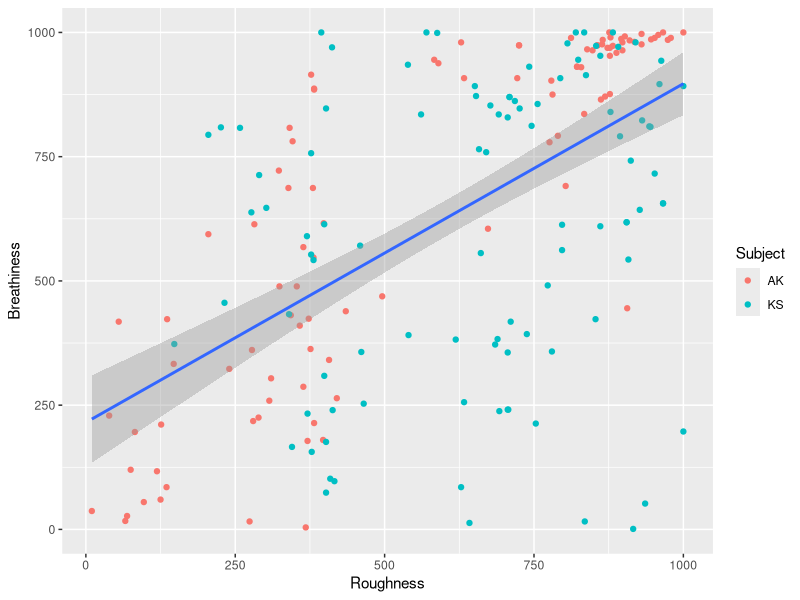
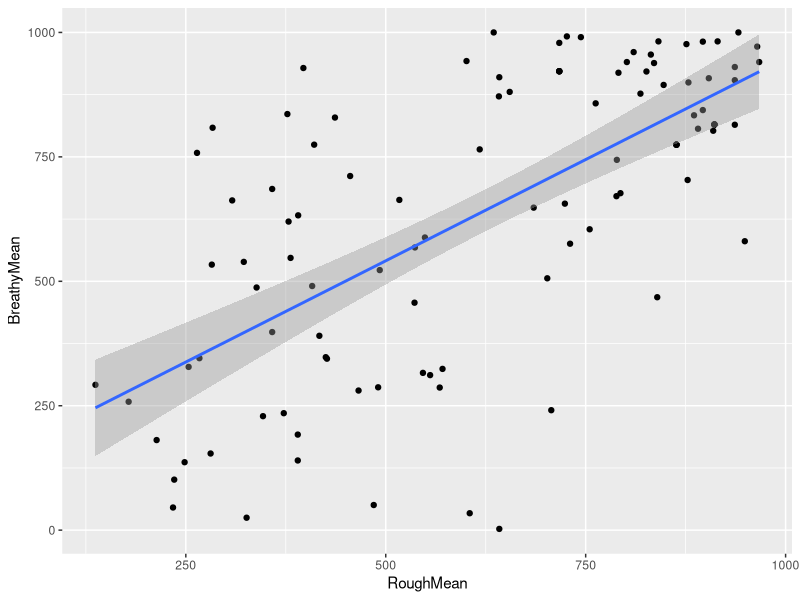
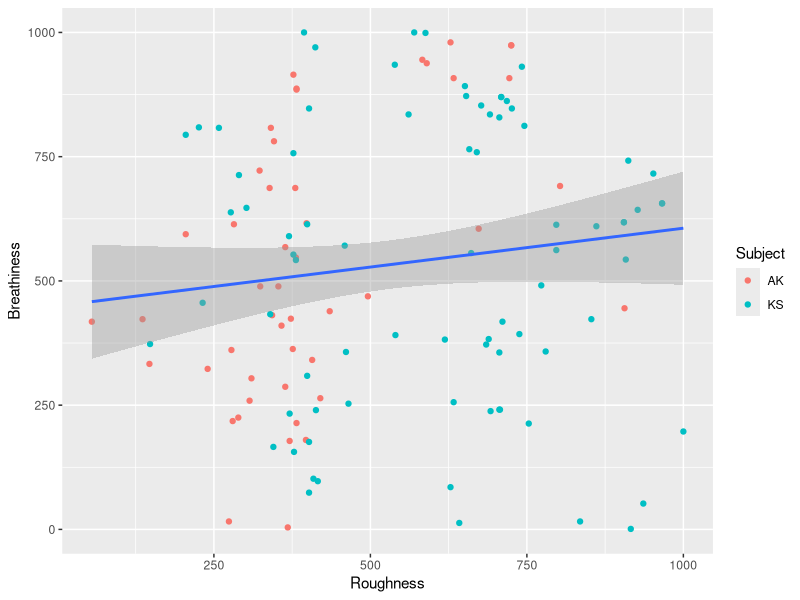

These figures' R source, in order: (Note: this script raises an error after producing the figures.)
## ---- chunk 1
merged <- read.csv("merged.csv")
#scatter plot
library(ggplot2)
ggplot(data = merged, aes(x = Roughness, y = Breathiness)) + 
  geom_point(aes(color = Subject)) +
  geom_smooth(method = "lm")
## ---- chunk 2
library(dplyr)
#plotting and fitting regression line
av_AVQI_B <- read.csv("av_AVQI_B.csv")
av_AVQI_R <- read.csv("av_AVQI_R.csv")
av_AVQI_BR <-left_join(av_AVQI_B,av_AVQI_R, by = "dummy")
ggplot(data = av_AVQI_BR, aes(x = RoughMean, y = BreathyMean)) + 
  geom_point() +
  geom_smooth(method = "lm")
## ---- chunk 3
#excluding the upper-right-most and lower-left-most squares, unaveraged
merged <- read.csv("merged.csv")
merged2 <- merged %>% 
  filter(!(Roughness > 750 & Breathiness > 750) & !(Roughness < 250 & Breathiness <250))

#new scatter plot
ggplot(data = merged2, aes(x = Roughness, y = Breathiness)) +
         geom_point(aes(color = Subject)) +
         geom_smooth(method = "lm")
## ---- chunk 4
library(dplyr)
#reading in listening test results
listener1 <- read.csv("Results_AK.csv", header = TRUE, sep = ";")
listener2 <- read.csv("Results_KS.csv", header = TRUE, sep = ";")
#renaming the two answers, removing column "Num"
SLP1 <- listener1 %>%
  rename(Roughness = Answer1, Breathiness = Answer2)%>%
  dplyr::select(-Num)

SLP2 <- listener2 %>%
  rename(Roughness = Answer1, Breathiness = Answer2)%>%
  dplyr::select(-Num)

#join the two listening results tables by matching both Speaker and T
SLP_filtered <-rbind(SLP1,SLP2) %>% 
  dplyr::select(-Z, -A) %>% #filterting out the extreme corners
  filter(!(Roughness > 750 & Breathiness > 750) & !(Roughness < 250 & Breathiness <250))

SLP_filtered$dummy <- paste(SLP_filtered$Speaker, "-", SLP$T)

glimpse(SLP_filtered)
## ---- chunk 5
library(dplyr)
AVQI <- read.csv("AVQI_results_new.csv")
#create a dummy column as an identifier for each "Speaker-T" entry
AVQI$dummy <- paste(AVQI$Speaker, "-", AVQI$T)

SLP_RB <- SLP %>% 
  dplyr::select(Roughness, Breathiness, dummy) #no need to select T and Speaker since they are combined as the identifier column "dummy", and not need to select "Subject" if we want to treat them as separate entries

#merging ("left-join" only appends AVQI entries that has SLP rating correspondents)
library(dplyr)
AVQI_R <-left_join(SLP_RB,AVQI, by = "dummy")%>%
  dplyr::select(-Breathiness, -Speaker, -T, -AVQI, -Version, -dummy) #AVQI version is not relavant here

AVQI_B <-left_join(SLP_RB,AVQI, by = "dummy")%>%
  dplyr::select(-Roughness, -Speaker, -T, -AVQI, -Version, -dummy)

#converting jitter into a numeric variable
AVQI_R$Jitter <- as.numeric(levels(AVQI_R$Jitter))[AVQI_R$Jitter]

AVQI_B$Jitter <- as.numeric(levels(AVQI_B$Jitter))[AVQI_B$Jitter]


#removing rows with NA values
selectedR <- AVQI_R[complete.cases(AVQI_R), ]
selectedB <- AVQI_B[complete.cases(AVQI_B), ]
## ---- chunk 6
library(tidyverse)
library(caret)
library(leaps)
library(MASS)

min.model <- lm(Roughness ~., data = selectedR, na.action = "na.omit")
step.model<- stepAIC(min.model, direction = "both", 
                      trace = FALSE)
summary(step.model)
## ---- chunk 7
models <- regsubsets(Roughness~., data = selectedR, nvmax = 7,
                     method = "seqrep") #7 because 7 variables in total

# Set seed for reproducibility
set.seed(1802)
# Set up repeated k-fold cross-validation
train.control <- trainControl(method = "cv", number = 10)
# Train the model
step.model <- train(Roughness ~., data = selectedR,
                    method = "leapBackward", 
                    tuneGrid = data.frame(nvmax = 1:7),
                    trControl = train.control
                    )
step.model$results
#lowest RMSE occurs when there is 1 predictor:
step.model$bestTune
summary(step.model$finalModel)
## ---- chunk 8
#coefficients of the best model
coef(step.model$finalModel, 1)
## ---- chunk 9
min.model <- lm(Breathiness ~., data = selectedB, na.action = "na.omit")
step.model<- stepAIC(min.model, direction = "both", 
                      trace = FALSE)
summary(step.model)
## ---- chunk 10
models <- regsubsets(Breathiness~., data = selectedB, nvmax = 7,
                     method = "seqrep") #7 because there are 7 variables in total

# Set seed for reproducibility
set.seed(1803)
# Set up repeated k-fold cross-validation
train.control <- trainControl(method = "cv", number = 10)
# Train the model
step.model <- train(Breathiness ~., data = selectedB,
                    method = "leapBackward", 
                    tuneGrid = data.frame(nvmax = 1:7),
                    trControl = train.control
                    )
step.model$results
step.model$bestTune
summary(step.model$finalModel)
## ---- chunk 11
#coefficients of the best model
coef(step.model$finalModel, 2)
## ---- chunk 12
#remember to remove roughness here
pca_rough <- prcomp(selectedR[2:8], scale = TRUE) #removing the second column i.e. Breathiness and scale the variables (e.g. roughness is on a wider scale than all the rest of the measurements)
pca_rough
